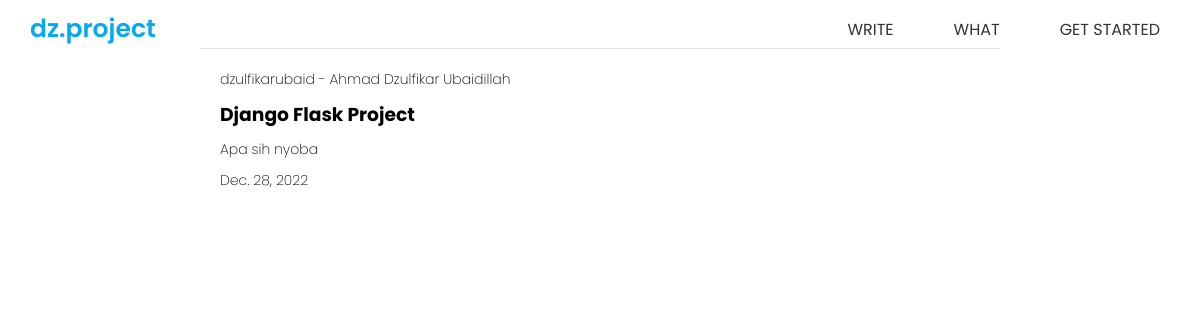
/article/7, run on the app's committed database.
### dz_pro/models.py (models this page shows, shortened)
class Post(models.Model):
    first_name = models.CharField(max_length=255)
    last_name = models.CharField(max_length=255)
    title = models.CharField(max_length=255)
    author = models.ForeignKey(User, on_delete=models.CASCADE, null=True)
    body = RichTextUploadingField(blank=True, null=True)
    category = models.CharField(max_length=255)
    post_date = models.DateField(auto_now_add=True)

### dz_pro/views.py (the view)
# urls.py: path('article/<int:pk>', PostView.as_view(), name="postview"),
class PostView(DetailView):
    model = Post
    template_name = 'post.html'

### dz_pro/templates/post.html (shortened to what this page needs)
{% extends 'base.html' %}
{% load static %}
{% block content %}
<!DOCTYPE html>
<html lang="en">
<head>
    <link rel="stylesheet" href="{% static 'window/blog.css' %}">
</head>
<body>
    <div class="box">
        <section>
            <article>
                <p>{{ post.author }} - {{ post.first_name}} {{ post.last_name }}</p>
                <h3>{{ post.title }}</h3>
                <p>{{ post.body|safe }}</p>
                <p>{{ post.post_date }}</p>
            </article>
        </section>
    </div>
</body>
</html>
{% endblock %}

### dz_pro/static/window/blog.css (style rules this page uses)
html { scroll-behavior:smooth; }
* { margin: 0; padding: 0; box-sizing: border-box; font-family: 'Poppins', sans-serif; }
:root { --color1: #03a9f4; --color2: #ff0; --color3: rgba(255,255,255,0.2); --color4: rgba(0,0,0,0.1); --color5: #fff; --color6: #333; --color7: #F43628; --color8: #f1f0f0; --body-color: #fff; --nav-color: #fff; --side-nav: #1d261d; --text-color: #1d261d; }
body { overflow-x: hidden; display: flex; min-height: 100vh; width: 100%; background: var(--color5); transition: all 0.3s ease-out; }
.box { width: 100%; }
section { display: flex; justify-content: center; gap: 50px; }
article { border-top: 1.5px solid var(--color4); position: relative; display: flexbox; box-sizing: border-box; height: fit-content; padding: 20px; width: 800px; }
article p { font-weight: 200; font-size: 14px; margin-bottom: 10px; }

### data on the page
Post: author "dzulfikarubaid", first_name "Ahmad Dzulfikar", last_name "Ubaidillah", title "Django Flask Project", body "Apa sih nyoba", post_date "Dec. 28, 2022"
